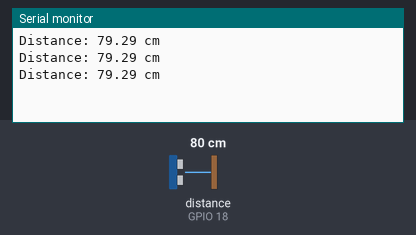
The program below on a simulated ESP32. On the bench: the last lines printed to the serial monitor. Wiring (from diagram.json): ultrasonic range finder: trigger GPIO 5; echo GPIO 18. The inputs (shaded band) are chosen by the test bench; at power-on: distance to the obstacle (sensor on GPIO 18) 80 cm. The echo pulse lasts 58.3 µs per cm.

Above: at 1.3 s.
1.4 s: distance to the obstacle (sensor on GPIO 18) set to 2 cm
At 1.9 s:
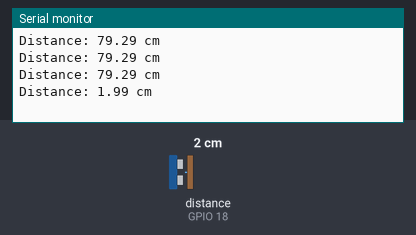
2.9 s: distance to the obstacle (sensor on GPIO 18) set to 4 cm
At 3.4 s:
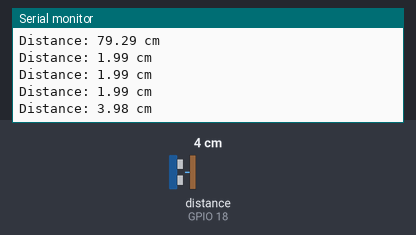
Timing chart, 0 to 5.9 s (numbered marks = the images above; inputs shaded):
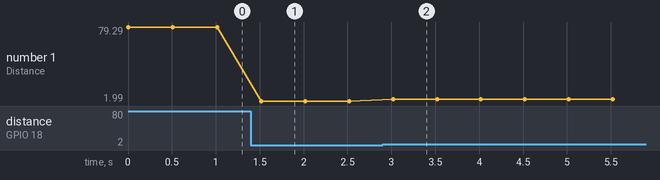

The program:

main.cpp
```cpp
#include <Arduino.h>

const int trigPin = 5;
const int echoPin = 18;

void setup() {
  Serial.begin(115200);
  pinMode(trigPin, OUTPUT);
  pinMode(echoPin, INPUT);
}

void loop() {
  // Ensure trigger is LOW
  digitalWrite(trigPin, LOW);
  delayMicroseconds(2);

  // Send 10 microseconds pulse
  digitalWrite(trigPin, HIGH);
  delayMicroseconds(10);
  digitalWrite(trigPin, LOW);

  // Read echo pulse duration
  long duration = pulseIn(echoPin, HIGH);

  // Convert to distance (cm)
  float distance = duration * 0.034 / 2.0;

  Serial.print("Distance: ");
  Serial.print(distance);
  Serial.println(" cm");

  delay(500);
}
```

Measured:
- after the input at 1.4 s, the serial monitor: prints a new line after 0.12 s (image 1)
- after the input at 2.9 s, the serial monitor: prints a new line after 0.12 s (image 2)
- plotted number 1: 79.29 → 1.99 after the input at 1.4 s, 1.99 → 3.98 after the input at 2.9 s
